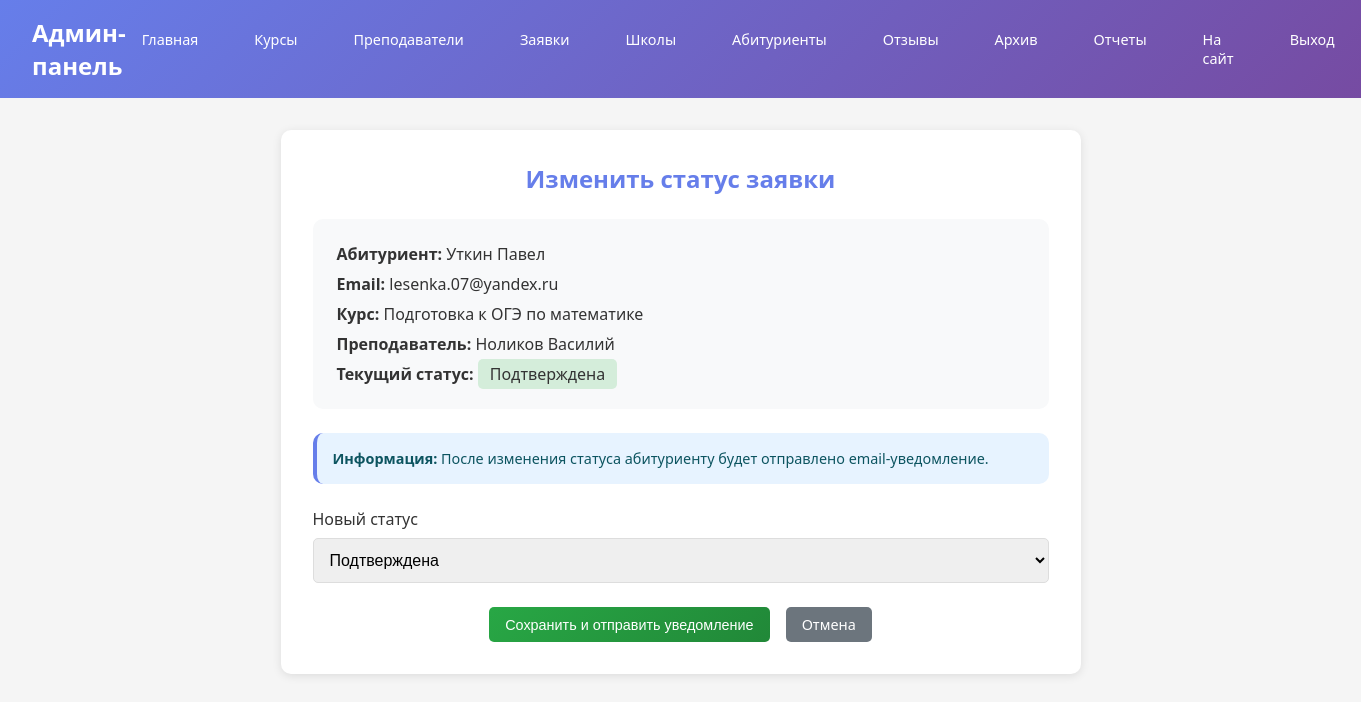
/admin-panel/records/2/status/ (signed in), run on the app's committed database.
### main/models.py (models this page shows, shortened)
class RecordCourse(models.Model):
    STATUS_CHOICES = [
        ('В обработке', 'В обработке'),
        ('Подтверждена', 'Подтверждена'),
        ('Отклонена', 'Отклонена'),
        ('Завершена', 'Завершена'),
    ]
    record_id = models.AutoField(primary_key=True)
    abiturient = models.ForeignKey(Abiturient, on_delete=models.CASCADE, db_column='abitur_id')
    course = models.ForeignKey(Course, on_delete=models.CASCADE, db_column='course_id')
    status = models.CharField(
        max_length=20,
        choices=STATUS_CHOICES,
        default='В обработке'
    )
    created_at = models.DateTimeField(auto_now_add=True, null=True, blank=True)
    class Meta:
        db_table = 'record_course'
        constraints = [
            models.UniqueConstraint(
                fields=['abiturient', 'course'],
                name='unique_enrollment_per_course'
            )
        ]

class Abiturient(models.Model):
    abitur_id = models.AutoField(primary_key=True)
    user = models.ForeignKey(Users, on_delete=models.CASCADE, db_column='user_id')
    first_name = models.CharField(
        max_length=100,
        validators=[
            RegexValidator(
                regex=r'^[а-яА-Яa-zA-Z]{2,50}$',
                message='Имя должно содержать от 2 до 50 букв'
            )
        ]
    )
    last_name = models.CharField(
        max_length=100,
        validators=[
            RegexValidator(
                regex=r'^[а-яА-Яa-zA-Z]{2,50}$',
                message='Фамилия должна содержать от 2 до 50 букв'
            )
        ]
    )
    email = models.EmailField(
        max_length=255,
        validators=[EmailValidator(message='Введите корректный email адрес')]
    )
    phone = models.CharField(
        max_length=20,
        blank=True,
        null=True,
        validators=[
            RegexValidator(
                regex=r'^[\+]?[0-9\s\-\(\)]{10,20}$',
                message='Введите телефон в формате +7 (___) ___-__-__'
            )
        ]
    )
    class_name = models.CharField(
        max_length=20,
        db_column='class',
        blank=True,
        null=True,
        validators=[
            RegexValidator(
                regex=r'^[1-4]?[0-9][а-яА-Я]?$',
                message='Введите класс в формате 9а, 10б, 11в'
            )
        ]
    )
    school = models.ForeignKey(
        School,
        on_delete=models.SET_NULL,
        db_column='school_id',
        null=True,
        blank=True
    )
    parent = models.ForeignKey(
        Parent,
        on_delete=models.SET_NULL,
        db_column='parent_id',
        null=True,
        blank=True
    )
    photo = models.ImageField(
        upload_to='students/photos/',
        blank=True,
        null=True,
        help_text='Фотография абитуриента (необязательно)'
    )
    is_activ = models.BooleanField(default=True)
    class Meta:
        db_table = 'abiturients'

class Course(models.Model):
    course_id = models.AutoField(primary_key=True)
    name = models.CharField(max_length=255)
    description = models.TextField()
    teacher = models.ForeignKey(Teacher, on_delete=models.CASCADE, db_column='teacher_id')
    level = models.CharField(max_length=50)
    price = models.DecimalField(
        max_digits=10,
        decimal_places=2,
        validators=[MinValueValidator(0.01)]
    )
    start_date = models.DateField()
    end_date = models.DateField()
    raspisanie = models.CharField(max_length=255, blank=True, null=True)
    is_activ = models.BooleanField(default=True)
    max_students = models.PositiveIntegerField(
        default=15,
        help_text='Максимальное количество студентов на курсе'
    )
    photo_url = models.CharField(max_length=500, blank=True, null=True)
    photo = models.ImageField(
        upload_to='courses/photos/',
        blank=True,
        null=True,
        help_text='Фотография курса (необязательно)'
    )
    class Meta:
        db_table = 'courses'

class Teacher(models.Model):
    teacher_id = models.AutoField(primary_key=True)
    user = models.ForeignKey(Users, on_delete=models.CASCADE, db_column='user_id')
    first_name = models.CharField(
        max_length=100,
        validators=[
            RegexValidator(
                regex=r'^[а-яА-Яa-zA-Z]{2,50}$',
                message='Имя должно содержать от 2 до 50 букв'
            )
        ]
    )
    last_name = models.CharField(
        max_length=100,
        validators=[
            RegexValidator(
                regex=r'^[а-яА-Яa-zA-Z]{2,50}$',
                message='Фамилия должна содержать от 2 до 50 букв'
            )
        ]
    )
    description = models.TextField(blank=True, null=True)
    email = models.EmailField(
        max_length=255,
        validators=[EmailValidator(message='Введите корректный email адрес')]
    )
    photo_url = models.CharField(max_length=500, blank=True, null=True)
    photo = models.ImageField(
        upload_to='teachers/photos/',
        blank=True,
        null=True,
        help_text='Фотография преподавателя (необязательно)'
    )
    is_activ = models.BooleanField(default=True)
    class Meta:
        db_table = 'teachers'

### main/views.py (the view, shortened to what this page needs)
# urls.py: path('admin-panel/records/<int:record_id>/status/', views.admin_update_record_status, name='admin_update_record_status'),
@staff_member_required
def admin_update_record_status(request, record_id):
    record = get_object_or_404(RecordCourse, record_id=record_id)
    valid_statuses = ['В обработке', 'Подтверждена', 'Отклонена', 'Завершена']
    return render(request, 'admin/update_record_status.html', {'record': record})

### main/templates/admin/update_record_status.html (shortened to what this page needs)
{% extends 'admin/base_admin.html' %}
{% block content %}
<div class="form-card">
    <h2 style="color: #667eea; margin-bottom: 1.5rem; text-align: center;">Изменить статус заявки</h2>
    <div style="background: #f8f9fa; padding: 1.5rem; border-radius: 10px; margin-bottom: 1.5rem;">
        <p style="margin-bottom: 0.5rem;"><strong>Абитуриент:</strong> {{ record.abiturient.last_name }} {{ record.abiturient.first_name }}</p>
        <p style="margin-bottom: 0.5rem;"><strong>Email:</strong> {{ record.abiturient.email }}</p>
        <p style="margin-bottom: 0.5rem;"><strong>Курс:</strong> {{ record.course.name }}</p>
        <p style="margin-bottom: 0.5rem;"><strong>Преподаватель:</strong> {{ record.course.teacher.last_name }} {{ record.course.teacher.first_name }}</p>
        <p><strong>Текущий статус:</strong>
            <span style="padding: 0.25rem 0.75rem; border-radius: 5px; background: {% if record.status == 'Подтверждена' %}#d4edda{% elif record.status == 'В обработке' %}#fff3cd{% else %}#f8d7da{% endif %}; color: #333;">
                {{ record.status }}
            </span>
        </p>
    </div>
    <div style="background: #e7f3ff; padding: 1rem; border-radius: 10px; margin-bottom: 1.5rem; border-left: 4px solid #667eea;">
        <p style="color: #0c5460; margin: 0; font-size: 0.9rem;">
            <strong> Информация:</strong> После изменения статуса абитуриенту будет отправлено email-уведомление.
        </p>
    </div>
    <form method="post">
        <div class="form-group">
            <label>Новый статус</label>
            <select name="status" class="form-control" required>
                <option value="Подтверждена" {% if record.status == 'Подтверждена' %}selected{% endif %}>Подтверждена</option>
            </select>
        </div>
        <div style="display: flex; gap: 1rem; justify-content: center;">
            <button type="submit" class="btn btn-success">Сохранить и отправить уведомление</button>
            <a href="{% url 'admin_records' %}" class="btn" style="background: #6c757d;">Отмена</a>
        </div>
    </form>
</div>
{% endblock %}

### main/templates/admin/base_admin.html (style rules this page uses)
* { margin: 0; padding: 0; box-sizing: border-box; }
body { font-family: 'Segoe UI', Tahoma, Geneva, Verdana, sans-serif; background-color: #f5f5f5; color: #333; }
.btn { display: inline-block; padding: 0.5rem 1rem; background: linear-gradient(135deg, #667eea 0%, #764ba2 100%); color: white; text-decoration: none; border-radius: 5px; border: none; cursor: pointer; font-size: 0.9rem; }
.btn-success { background: linear-gradient(135deg, #28a745 0%, #218838 100%); }
.form-card { background: white; border-radius: 10px; padding: 2rem; box-shadow: 0 2px 10px rgba(0,0,0,0.1); max-width: 800px; margin: 0 auto; }
.form-group { margin-bottom: 1.5rem; }
.form-group label { display: block; color: #333; margin-bottom: 0.5rem; font-weight: 500; }
.form-control { width: 100%; padding: 0.75rem; border: 1px solid #ddd; border-radius: 5px; font-size: 1rem; }

### data on the page
RecordCourse: abiturient.last_name "Уткин", abiturient.first_name "Павел", abiturient.email "lesenka.07@yandex.ru", course.name "Подготовка к ОГЭ по математике", course.teacher.last_name "Ноликов", course.teacher.first_name "Василий", status "Подтверждена"
